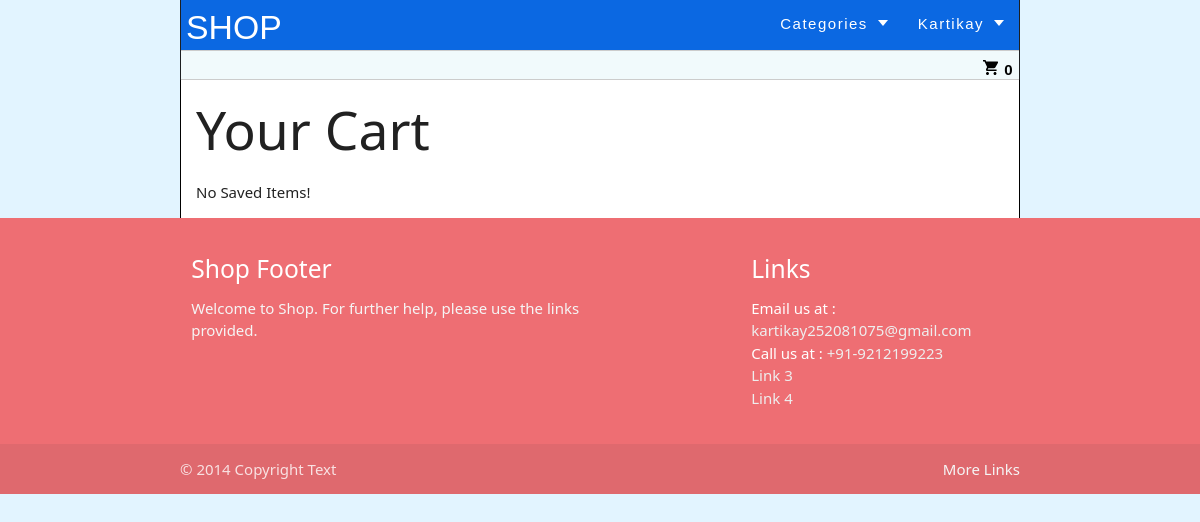
The app's page /cart/ (signed in), older data.
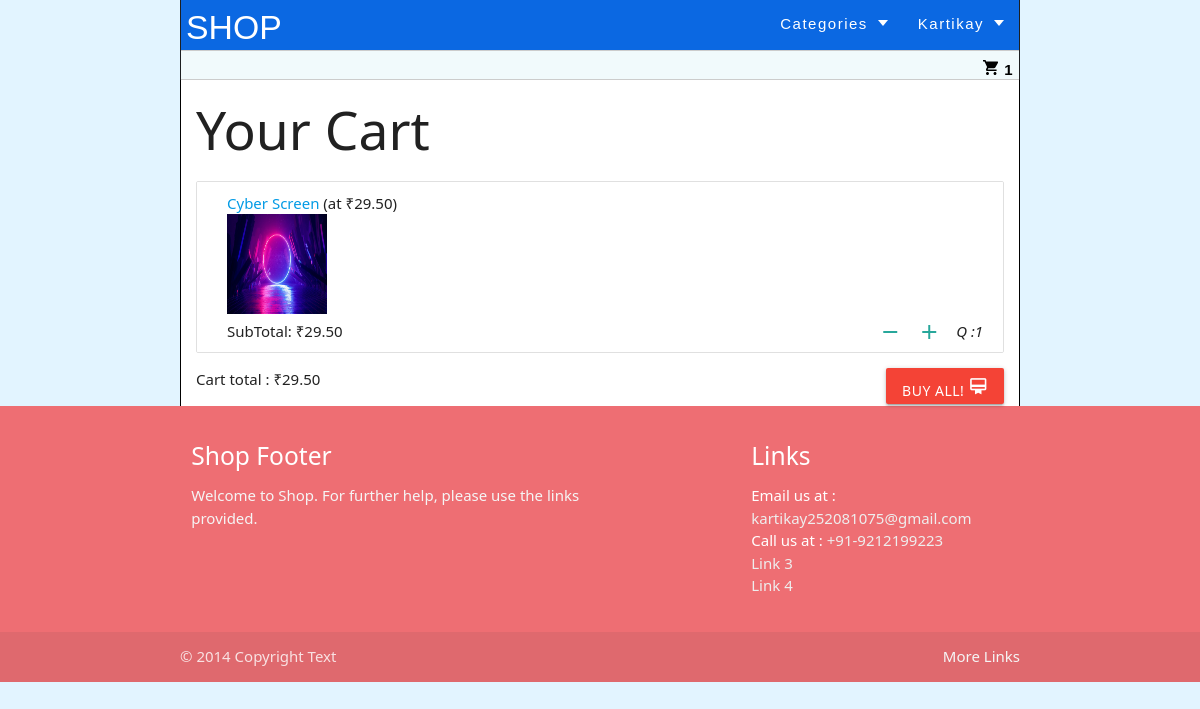
The same page, newer data.
### Product/models.py (models this page shows, shortened)
class Cart(models.Model):
    user = models.ForeignKey(User,on_delete=models.CASCADE)
    product = models.ForeignKey(Product, null=False,on_delete=models.CASCADE)
    quantity = models.PositiveIntegerField(default=1)
    added_date = models.DateTimeField(default=timezone.now())
    def get_total_item_price(self):
        return self.quantity * self.product.price

class Product(models.Model):
    id = models.AutoField(primary_key=True)
    subCategory = models.ForeignKey(SubCategory,on_delete=models.DO_NOTHING, null = False)
    user = models.ForeignKey(User, on_delete=models.CASCADE, null = False)
    shippingDetail = models.ForeignKey(ShippingDetails, null = False, on_delete = models.PROTECT)
    title = models.CharField(max_length=200, blank=False,null=False)
    thumbnail1 = models.ImageField(null=False)
    thumbnail2= models.ImageField(null=True, blank=True)
    thumbnail3 = models.ImageField(null=True, blank=True)
    thumbnail4 = models.ImageField(null=True, blank=True)
    thumbnail5 = models.ImageField(null=True, blank=True)
    description = models.TextField()
    price = models.DecimalField(max_digits=10,decimal_places=2)
    incTax = models.BooleanField(default=False)
    refundable = models.BooleanField(default=False)
    refund_period = models.IntegerField(null=True, blank=True, default= 0)
    availableQt = models.PositiveIntegerField(null=False, blank=False, default= 0)
    inProcessQt = models.IntegerField(null=False, blank=False,default=0)
    soldQt = models.IntegerField(null=False, blank=False,default=0)
    createDate = models.DateTimeField(auto_now_add=True)
    updateDate = models.DateTimeField(auto_now=True)

### Product/views.py (the view)
# urls.py: path("cart/", views.cart, name="cart"),
@login_required(login_url='user/login')
def cart(request):
    user = request.user
    cartProducts =  Cart.objects.filter(user=user)
    cartSubTotal = 0
    for cartp in cartProducts:
        cartSubTotal += cartp.get_total_item_price()
    return render(request, "Product/cart.html", context={"cartProducts": cartProducts, "cartSubTotal":cartSubTotal})

### Product/context_processors.py (called while the page is built)
def cartCountVariable(request):
    return {
        'cartCount': cartCount(request)
    }

def categoryDropdownMenu(request):
    return {
        'categoryDropdown': categoryDropdown(request)
    }

### Product/views.py (called while the page is built)
def cartCount(request):
    user = request.user
    cartCount = 0
    try:
        if user is not None:
            cart = Cart.objects.filter(user=user)
            for i in cart:
                cartCount += i.quantity
        return cartCount
    except:
        return cartCount

def categoryDropdown(request):
    categories = Category.objects.all()
    return categories

### Product/templates/Product/cart.html
{% extends "User/layout.html" %}
{% block body %}
{% if user.is_authenticated %}
<h2> Your Cart </h2>
    {% for cartProduct in cartProducts %}
    <ul class="collection with-header">
        <li class="collection-item">
        <a href="{% url 'productPage' cartProduct.product.id %}">{{ cartProduct.product.title }}</a> (at &#8377;{{ cartProduct.product.price }})<br>
        <img src="{{ cartProduct.product.thumbnail1.url|default_if_none:'#' }}" width="100" height="100"><br>
        <i class="right"> Q :{{ cartProduct.quantity }}</i>
        SubTotal: &#8377;{{cartProduct.get_total_item_price}}
        <a href="{% url 'addToCart' cartProduct.product.id %}" class="secondary-content"><i class="material-icons right">add</i></a>
        <a href="{% url 'removeFromCart' cartProduct.product.id %}" class="secondary-content"><i class="material-icons right">remove</i></a>
        </li>
    </ul>
    {% empty %}
    No Saved Items!
    {% endfor %}
    {% if cartSubTotal %}
    <strong>Cart total :</strong>  &#8377;{{ cartSubTotal }}
    <a class="btn waves-effect waves-light red right" href="{% url 'checkout' %}">Buy All! <i class="material-icons">card_membership</i></a><br>
    {% endif %}
{% else %}
You are Not Logged In
<p>Please <a href="{% url 'login' %}">Login</a> in order to create a listing!<br>If not a user,<a href="{% url 'register' %}">Register</a> now!</p>
{% endif %}
{% endblock %}

### User/templates/User/navbar.html (shortened to what this page needs)
{% load static %}
{% block custom%}
  <link href="{% static 'css/dist/site.css' %}" rel="stylesheet">
{% endblock %}
<div class="header-containet">
  <div class="s-logo-strip">
    <div class="s-logo-ele"><a class="s-logo-name" href="{% url 'home' %}">SHOP</a></div>
    <div class="s-header-content">
      <ul class="s-button-main">
        <li>
          <div class="s-menu-text">
            <div class="s-txt">Categories</div>
            <div class="arrow-down-container">
              <div class="arrow-down"></div>
            </div>
          </div>
        </li>
      </ul>
      {% if user.is_authenticated %}
      <ul class="s-button-main">
        <li>
          <div class="s-menu-text">
            <div class="s-txt">{{ user.fullname }}</div>
            <div class="arrow-down-container">
              <div class="arrow-down"></div>
            </div>
          </div>
        </li>
      </ul>
      {% else %}
      <label class="s-button-main">
        <a class="s-butt" href="{% url 'login' %}">Log In</a>
      </label>
      {% endif %}
    </div>
  </div>
  {% if user.is_authenticated %}
  <div class="s-submenu-container">
    <div class="right-align">
      <label class="s-button-main">
        <a href="{% url 'cart' %}">
          <span>{{ cartCount }}</span>
        </a>
      </label>
    </div>
  </div>
  {% endif %}
</div>

Row changes from the older to the newer data that the page shows:
added Cart: product "Cyber Screen", product.price "29.50", product.thumbnail1 (picture), quantity "1", get_total_item_price "29.50"
Text that changed along with them:
{{ cartCount }}: "0" → "1"
{{ cartSubTotal }}: (not shown) → "29.50"
text no longer shown: "No Saved Items!"
text now shown: "Cart total : ₹ BUY ALL!"
